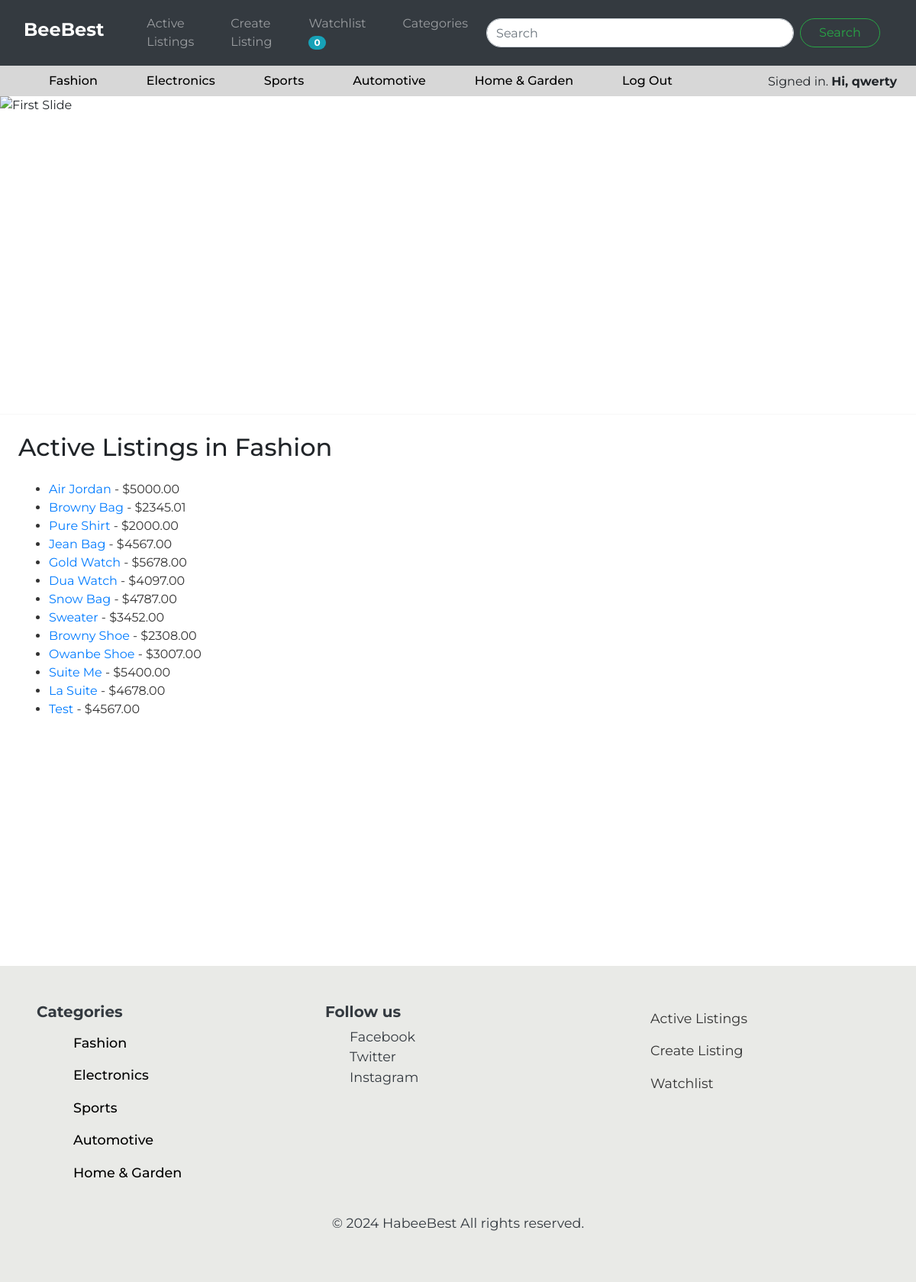
Page /categories/Fashion/ (signed in) on the committed database.
### auctions/models.py (models this page shows, shortened)
class User(AbstractUser):
    pass

class AuctionListing(models.Model):
    title = models.CharField(max_length=100)
    description = models.TextField()
    starting_bid = models.DecimalField(max_digits=10, decimal_places=2)
    current_bid = models.DecimalField(max_digits=10, decimal_places=2, null= True, blank = True)
    image_url = models.URLField(blank=True, null=True)
    category = models.CharField(max_length=64, blank=True, null=True)
    created_at = models.DateTimeField(default=timezone.now)  # Provide a default value for existing rows
    created_by = models.ForeignKey(User,on_delete=models.CASCADE)
    is_active = models.BooleanField(default=True)
    winner = models.ForeignKey(User, null=True, blank=True, on_delete=models.SET_NULL, related_name="won_auctions")

### auctions/views.py (the view)
# urls.py: path('categories/<str:category_name>/', views.category_detail, name='category_detail')
def category_detail(request, category_name):
    listings = AuctionListing.objects.filter(category=category_name, is_active=True)
    return render(request, 'auctions/category_detail.html', {
        'category': category_name,
        'listings': listings
    })

### auctions/context_processors.py (called while the page is built)
def watchlist_count(request):
    if request.user.is_authenticated:
        try:
            watchlist = Watchlist.objects.get(user=request.user)
            count = watchlist.listings.count()
        except Watchlist.DoesNotExist:
            count = 0
    else:
        count = 0
    return {
        'watchlist_count': count
    }

### auctions/templates/auctions/category_detail.html (shortened to what this page needs)
{% extends "auctions/layout.html" %}
{% block body %}
    <h2 class="m-4">Active Listings in {{ category }}</h2>
    <ul>
        {% for listing in listings %}
            <li><a href="{% url 'listing_detail' listing.id %}">{{ listing.title }}</a> - ${{ listing.current_bid|default:listing.starting_bid }}</li>
        {% endfor %}
    </ul>
{% endblock %}

### auctions/templates/auctions/layout.html (shortened to what this page needs)
{% load static %}
<!DOCTYPE html>
<html lang="en">
<head>
    <link href="https://cdn.jsdelivr.net/npm/bootstrap@5.3.3/dist/css/bootstrap.min.css" rel="stylesheet">
    <link rel="stylesheet" href="https://stackpath.bootstrapcdn.com/bootstrap/4.4.1/css/bootstrap.min.css">
    <link rel="stylesheet" href="{% static 'auctions/styles.css' %}">
</head>
<body>
    {% if request.resolver_match.url_name != 'login' and request.resolver_match.url_name != 'register' and request.resolver_match.url_name != 'create_listing' %}
        <nav class="navbar navbar-expand-lg bg-body-tertiary navbar-dark bg-dark">
            <div class="container-fluid">
            <a class="navbar-brand" href="{% url 'index' %}"><h4><strong>BeeBest</strong></h4></a>
            <div class="collapse navbar-collapse" id="navbarTogglerDemo02">
                <ul class="navbar-nav me-auto mb-2 mb-lg-0">
                <li class="nav-item">
                    <a class="nav-link" href="{% url 'index' %}">Active Listings</a>
                </li>
                <li class="nav-item">
                    <a class="nav-link" href="{% url 'create_listing' %}">Create Listing</a>
                </li>
                <li class="nav-item">
                    <a class="nav-link" href="{% url 'watchlist' %}">
                        Watchlist <span class="badge badge-pill badge-info">{{ watchlist_count }}</span>
                    </a>
                </li>
                <li class="nav-item">
                    <a class="nav-link" href="{% url 'category_list' %}">Categories</a>
                </li>
                </ul>
                <form class="d-flex div-form" role="search">
                <input class="form-control me-2" type="search" placeholder="Search" aria-label="Search">
                <button class="btn btn-outline-success" type="submit">Search</button>
                </form>
            </div>
            </div>
        </nav>
        <div class="list-1">
            <div id="usernaming">
                {% if user.is_authenticated %}
                    Signed in. <strong>Hi, {{ user.username }}</strong>
                {% else %}
                    Not signed in.
                {% endif %}
            </div>
            <ul class="nav ps-3">
                <li class="nav-item">
                    <a class="nav-link line" href="{% url 'category_list' %}">Fashion</a>
                </li>
                <li class="nav-item">
                    <a class="nav-link line" href="{% url 'category_list' %}">Electronics</a>
                </li>
                <li class="nav-item">
                    <a class="nav-link line" href="{% url 'category_list' %}">Sports</a>
                </li>
                <li class="nav-item">
                    <a class="nav-link line" href="{% url 'category_list' %}">Automotive</a>
                </li>
                <li class="nav-item">
                    <a class="nav-link line" href="{% url 'category_list' %}">Home & Garden</a>
                </li>
                {% if user.is_authenticated %}
                    <li class="nav-item">
                        <a class="nav-link line" href="{% url 'logout' %}">Log Out</a>
                    </li>
                {% endif %}
            </ul>
        </div>
        <div id="carouselExamplefade" class="carousel slide carousel-fade" data-ride="carousel" data-interval="5000">
            <div class="carousel-inner">
                <div class="carousel-item active">
                    <img src="https://i.imgur.com/WaZKnBN.png" class="d-block w-100 img-fluid" alt="First Slide">
                </div>
            </div>
        </div>
        <hr>
    {% endif %}
    <div class="content-wrapper">
        {% block body %}
        {% endblock %}
    </div>
    <footer class="bg-footer text-dark mt-5">
        <div class="foot">
          <div class="row">
            <div class="col-md-4">
              <h5 class="five"><strong>Categories</strong></h5>
              <ul class="list-unstyled">
                <li><a class="nav-link line" href="{% url 'category_list' %}">Fashion</a></li>
                <li><a class="nav-link line" href="{% url 'category_list' %}">Electronics</a></li>
                <li><a class="nav-link line" href="{% url 'category_list' %}">Sports</a></li>
                <li><a class="nav-link line" href="{% url 'category_list' %}">Automotive</a></li>
                <li><a class="nav-link line" href="{% url 'category_list' %}">Home & Garden</a></li>
            </ul>
            </div>
            <div class="col-md-4">
                <h5 class="five"><strong>Follow us</strong></h5>
                <ul class="list-unstyled ">
                  <li><a href="#" class="text-dark">Facebook</a></li>
                  <li><a href="#" class="text-dark">Twitter</a></li>
                  <li><a href="#" class="text-dark">Instagram</a></li>
                </ul>
              </div>
            <div class="col-md-4">
                <ul class="list-unstyled ">
                  <li><a class="nav-link" href="{% url 'index' %}">Active Listings</a></li>
                  <li><a class="nav-link" href="{% url 'create_listing' %}">Create Listing</a></li>
                  <li><a class="nav-link" href="{% url 'watchlist' %}">Watchlist</a></li>
                </ul>
              </div>
          </div>
          <div class="text-center mt-3">
            <p class="fun">&copy; 2024 HabeeBest All rights reserved.</p>
          </div>
        </div>
      </footer>
</body>
</html>

### auctions/static/auctions/styles.css (style rules this page uses)
* { margin: 0; padding: 0; box-sizing: border-box; font-family:'Montserrat', sans-serif; }
html, body { height: 100%; }
.content-wrapper { min-height: calc(100vh - 150px); }
footer { margin-top: auto; width: 100%; margin-bottom: 0; }
.carousel-inner { height: 400px; }
.carousel-item img { width: 100%; height: 100%; object-position: center; }
.div-form { width: 50%; }
.div-form input { border-radius: 20px; }
.div-form>button { width: 25%; border-radius: 20px; }
#usernaming { position: relative; float: right; top: 9px; margin-right: 25px; }
.line { color: black; font-weight: 500; }
.list-1 { background-color: rgb(215, 215, 215); }
form { padding: 1rem; }
.foot { padding: 3rem; font-size: 1.1rem; }
.bg-footer { background-color: #e9eae7; }
.watchlist-page h2, li { margin-left: 2rem; color: #333; }
@media (max-width: 1200px) { .carousel-inner img { max-height: 250px; } }
@media (max-width: 1200px) { .div-form { width: 90%; } }
@media (max-width: 1200px) { .div-form input { border-radius: 20px; } }
@media (max-width: 1200px) { .div-form>button { width: 25%; border-radius: 20px; } }

### rows in the picture
User: username "qwerty"
AuctionListing: title "Air Jordan", current_bid "5000.00"
AuctionListing: title "Browny Bag", current_bid "2345.01"
AuctionListing: title "Pure Shirt", current_bid "2000.00"
AuctionListing: title "Jean Bag", current_bid "4567.00"
AuctionListing: title "Gold Watch", current_bid "5678.00"
AuctionListing: title "Dua Watch", current_bid "4097.00"
AuctionListing: title "Snow Bag", current_bid "4787.00"
AuctionListing: title "Sweater", current_bid "3452.00"
AuctionListing: title "Browny Shoe", current_bid "2308.00"
AuctionListing: title "Owanbe Shoe", current_bid "3007.00"
AuctionListing: title "Suite Me", current_bid "5400.00"
AuctionListing: title "La Suite", current_bid "4678.00"
AuctionListing: title "Test", current_bid "4567.00"

### other values in the picture
{{ watchlist_count }} "0"
{{ category }} "Fashion"
